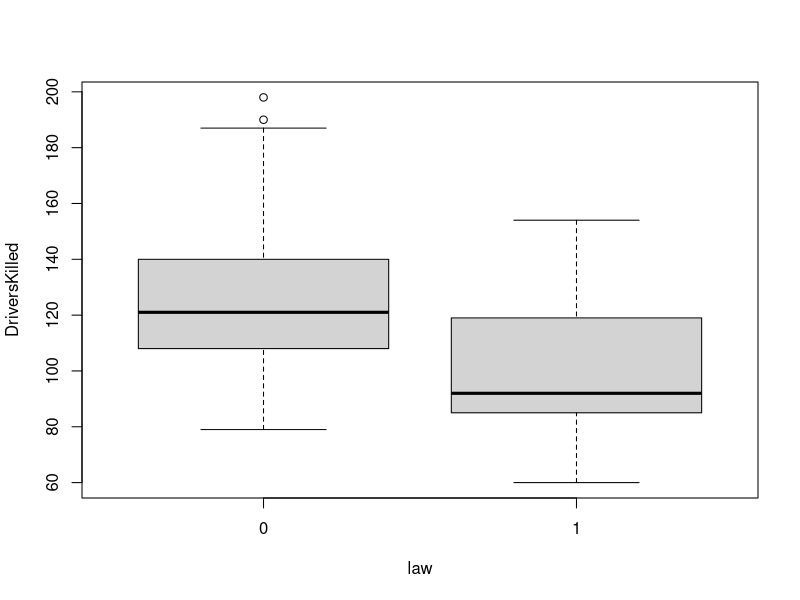
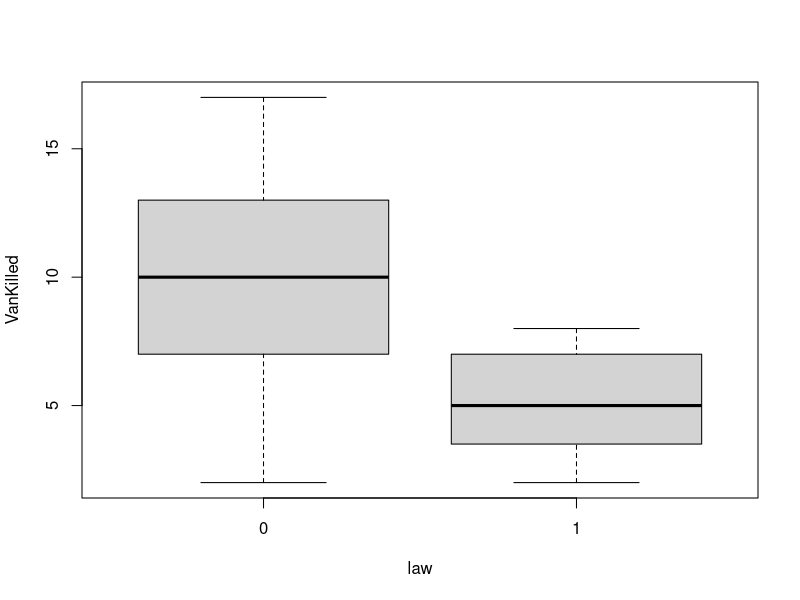
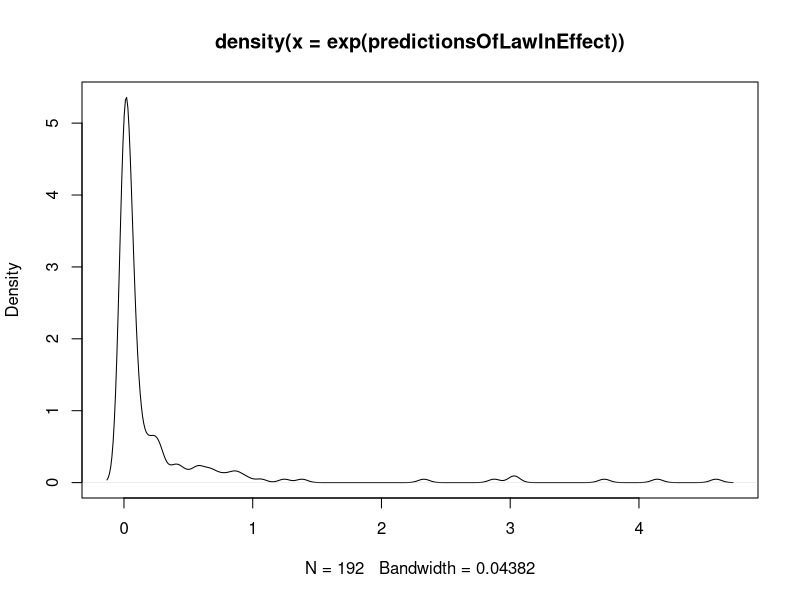
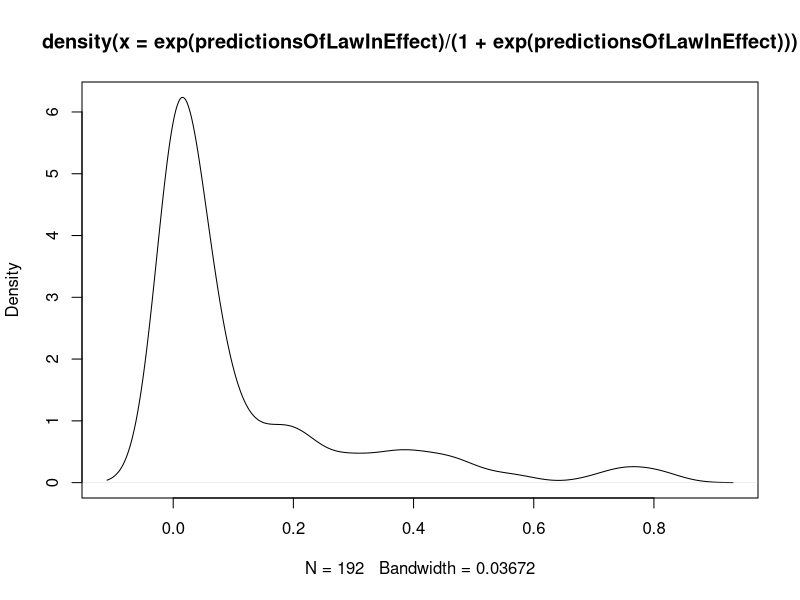
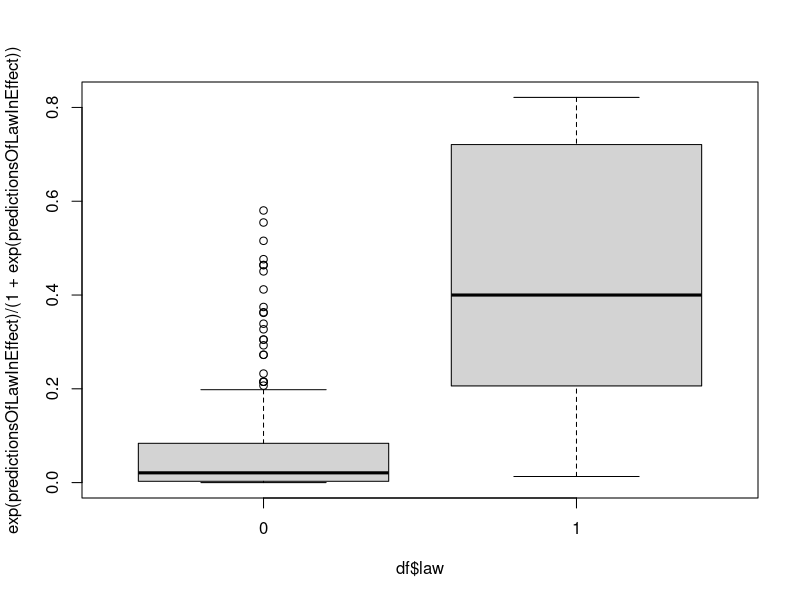

The R source for these figures, in order:
## ---- chunk 1
library(datasets)

seatbelts <- datasets::Seatbelts

df <- as.data.frame(seatbelts)
# df$Date <- rownames(seatbelts)

print(head(df))
## ---- chunk 2
library(zoo)
library(xts)
# df$Date <- as.yearmon(time(seatbelts))
df$Date <- as.Date(time(seatbelts))

df$law <- as.factor(df$law)
sapply(df,class)
## ---- chunk 3
boxplot(DriversKilled ~ law, data = df)
t.test(DriversKilled ~ law, data = df) #Establish the statistical significance of the difference of means between law = 1 and law = 0 w.r.t. DriversKilled

boxplot(VanKilled ~ law, data = df)
t.test(VanKilled ~ law, data = df) #Establish the statistical significance of the difference of means between law = 1 and law = 0 w.r.t. VanKilled
## ---- chunk 4
model <- glm (formula = law ~ DriversKilled + VanKilled, family = "binomial", data = df)
summary(model)

exp(model$coefficients) # 
## ---- chunk 5
predictionsOfLawInEffect <- predict(model, newdata = df)
# Categorize the predicted 
predictionsOfLawInEffect_CATEGORICAL <- predictionsOfLawInEffect > -2
## ---- chunk 6

print(table(df$law, predictionsOfLawInEffect_CATEGORICAL)) #Confusion matrix
## ---- chunk 7
plot(density(exp(predictionsOfLawInEffect))) 
plot(density(exp(predictionsOfLawInEffect)/(1+exp(predictionsOfLawInEffect))))  # plot of the "ODDS" of each row being classified for the law being in effect
print(summary(exp(predictionsOfLawInEffect)/(1+exp(predictionsOfLawInEffect))))
## ---- chunk 8
boxplot(exp(predictionsOfLawInEffect)/(1+exp(predictionsOfLawInEffect)) ~ df$law)
## ---- chunk 9
# Linear Regression for REGRESSION of the number of people that died ON the Xs
#  /regressors law-being-in-effect and total number of drivers
# Y = number of people that died
# X = [law, drivers, PetrolPrice]

model2 <- lm (DriversKilled ~ law, data = df)
summary (model2)

## ---- chunk 10
write.csv(df, row.names = F, file = "britishSeatBeltStudy.csv")
